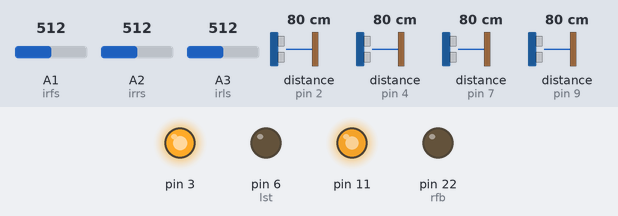
Simulated run of this sketch. Board: Arduino Mega 2560, built with avr-gcc and run on an emulated ATmega2560. Shown: output pins drawn as LEDs (lit = HIGH). Wiring (inferred from the names in the program): 3 × ultrasonic range finder: trigger pin 1, echo pin 2 / trigger pin 5, echo pin 4 / trigger pin 8, echo pin 9. Inputs (shaded band) come from the test bench; at power-on: distance to the obstacle (sensors on pin 2, pin 4, pin 7, pin 9) 80 cm, A1 (irfs) = 512, A2 (irrs) = 512, A3 (irls) = 512. The echo pulse lasts 58.3 µs per cm; pins used as bus, display or sensor lines are not drawn.

Above: at 1.2 s.
1.3 s: distance to the obstacle (sensor on pin 2) set to 56 cm
2.8 s: distance to the obstacle (sensor on pin 2) set to 45 cm
At 3.2 s:
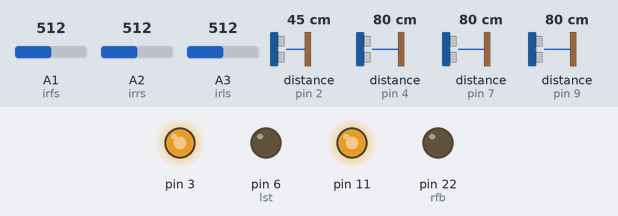
4.3 s: A1 (irfs) set to 90
At 5.3 s:
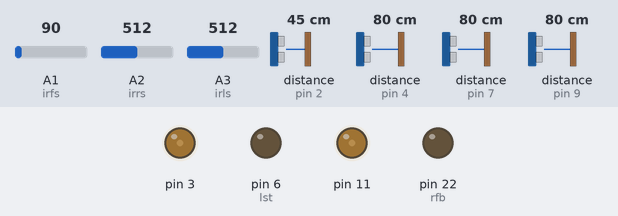
Timing chart, 0 to 7.3 s (numbered marks = the images above; inputs shaded):
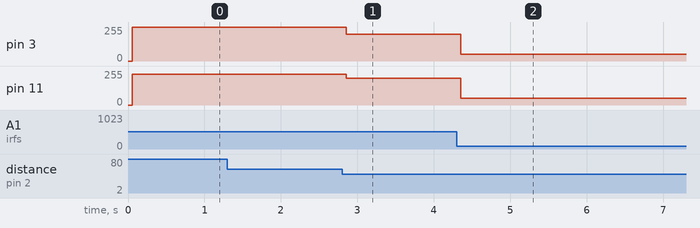

The sketch:

dual_Front_Test.ino
```cpp
//initialize the library with the interface pin numbers
#include <IRremote.h>

#define lst 6   //left sensor trig
#define lse 7   //left sensor echo
#define frst 1  //front right sensor trig
#define frse 2   //front right sensor echo
#define flst 5   //front left sensor trig
#define flse 4   //front left sensor echo
#define fmst 8   //front mid sensor trig
#define fmse 9   //front mid sensor echo
#define irls A3  //left IR reciever
#define irfs A1  //front IR reciever
#define irrs A2  //right IR reciever
#define rfb 22   //input to second board for rf transmitter


//Proximity flags for ultrasonic sensors
boolean lBlock = false;
boolean fBlock = false;
int L_IRread = 0;
int F_IRread = 0;
int R_IRread = 0;
int trip = 1;

void setup() {
  //Serial.begin(9600);
  pinMode(rfb, OUTPUT);
  pinMode(lst, OUTPUT);
  pinMode(lse, INPUT);
  pinMode(frst, OUTPUT);
  pinMode(frse, INPUT);
  pinMode(flst, OUTPUT);
  pinMode(flse, INPUT);
  pinMode(fmst, OUTPUT);
  pinMode(fmse, INPUT);
  pinMode(irls, INPUT);
  pinMode(irfs, INPUT);
  pinMode(irrs, INPUT);
  set_fs();
}

void loop() {
  while (L_IRread > 100 && F_IRread > 100 && R_IRread > 100){
    set_fs();
    if (fBlock == false){
      motor_straight();
    }
    else{
      set_fs();
      set_ls();
      if (fBlock == true && lBlock == false){
        motor_left();
        set_fs();
        if (fBlock == false){
          delay(400);
        }
      }
      else{
        do{
          set_fs();
          motor_right();
        } while (fBlock == true);
      }
    }
  }
  if(L_IRread < 100){
    motor_left_slow();
    F_IRread = analogRead(irfs);
    if (F_IRread < 50){
      //delay(1100);
      L_IRread = 195;
    }
  }
  if(R_IRread < 100){
    motor_right_slow();
    F_IRread = analogRead(irfs);
    if (F_IRread < 50){
      //delay(1100);
      R_IRread = 195;
    }
  }
  if(F_IRread < 100){
      docking();
  }
}

void motor_straight() {
  digitalWrite(10,HIGH);
  analogWrite(3,255);
  digitalWrite(13,LOW);
  analogWrite(11,230);
}

void motor_straight_slow() {
  digitalWrite(10,HIGH);
  analogWrite(3,50);
  digitalWrite(13,LOW);
  analogWrite(11,50);
}

void motor_reverse() {
  digitalWrite(10,LOW);
  analogWrite(3,255);
  digitalWrite(13,HIGH);
  analogWrite(11,230);
  delay(1000);
}

void motor_left() {
  digitalWrite(10,LOW);
  analogWrite(3,200);
  digitalWrite(13,LOW);
  analogWrite(11,200);
}

void motor_left_slow() {
  digitalWrite(10,LOW);
  analogWrite(3,50);
  digitalWrite(13,LOW);
  analogWrite(11,50);
}
void motor_right() {
  digitalWrite(10,HIGH);
  analogWrite(3,200);
  digitalWrite(13,HIGH);
  analogWrite(11,200);
}

void motor_right_slow() {
  digitalWrite(10,HIGH);
  analogWrite(3,50);
  digitalWrite(13,HIGH);
  analogWrite(11,50);
}

void motor_stop() {
  analogWrite(3,0);
  analogWrite(11,0);
}

void set_ls() {
  long lduration, ldistance;
  digitalWrite(lst, LOW);
  delayMicroseconds(2);
  digitalWrite(lst, HIGH);
  delayMicroseconds(10);
  digitalWrite(lst, LOW);
  lduration = pulseIn(lse, HIGH);
  ldistance = (lduration/2) / 29.1;
  if(ldistance < 50){
    lBlock = true;
  }
  else{
    lBlock = false;
  }
}

void set_fs() {
  L_IRread = analogRead(irls);
  F_IRread = analogRead(irfs);
  R_IRread = analogRead(irrs);
  long duration0, distance0;
  long duration1, distance1;
  long duration2, distance2;
  digitalWrite(frst, LOW);
  delayMicroseconds(2);
  digitalWrite(frst, HIGH);
  delayMicroseconds(10);
  digitalWrite(frst, LOW);
  duration0 = pulseIn(frse, HIGH);
  distance0 = (duration0/2) / 29.1;
  delay(5);
  digitalWrite(fmst, LOW);
  delayMicroseconds(2);
  digitalWrite(fmst, HIGH);
  delayMicroseconds(10);
  digitalWrite(fmst, LOW);
  duration1 = pulseIn(fmse, HIGH);
  distance1 = (duration1/2) / 29.1;
  delay(5);
  digitalWrite(flst, LOW);
  delayMicroseconds(2);
  digitalWrite(flst, HIGH);
  delayMicroseconds(10);
  digitalWrite(flst, LOW);
  duration2 = pulseIn(flse, HIGH);
  distance2 = (duration2/2) / 29.1;
  if(distance0 < 50 || distance1 < 50 || distance2 < 50){
    fBlock = true;
  }
  else{
    fBlock = false;
  }
}

void docking() {
  long duration0, distance0;
  long duration2, distance2;
  digitalWrite(frst, LOW);
  delayMicroseconds(2);
  digitalWrite(frst, HIGH);
  delayMicroseconds(10);
  digitalWrite(frst, LOW);
  duration0 = pulseIn(frse, HIGH);
  distance0 = (duration0/2) / 29.1;
  delay(5);
  digitalWrite(flst, LOW);
  delayMicroseconds(2);
  digitalWrite(flst, HIGH);
  delayMicroseconds(10);
  digitalWrite(flst, LOW);
  duration2 = pulseIn(flse, HIGH);
  distance2 = (duration2/2) / 29.1;
  if (distance0 <= 7 && distance2 <= 7){
    while (trip > 1){
      motor_stop();
    }
    motor_stop();
    digitalWrite(rfb, HIGH);
    delay(100);
    digitalWrite(rfb, LOW);
    delay(3000);
    motor_reverse();
    trip++;
    motor_right();
    delay(1800);
    set_fs();
  }
  else if (distance0 >= 45 && distance2 >= 45){
    motor_straight();
  }
  else{
    if (round(distance0) > round(distance2)+1){
      motor_left_slow();
      delay(100);
    }
    else if (round(distance0)+1 < round(distance2)){
      motor_right_slow();
      delay(200);
    }
    else{
      motor_straight_slow();
    }
  }
}
```

Measured:
- the behaviour switches between 51 and 50 cm on distance to the obstacle (sensor on pin 2) (found by bisection; images 0 and 1)
- after the input at 1.3 s, every drawn part: stays the same
- after the input at 2.8 s, pin 3: 255/255 → 200/255 after 0.06 s; pin 11: 230/255 → 200/255 after 0.06 s
- after the input at 4.3 s, pin 3, pin 11: 200/255 → 50/255 after 0.05 s
